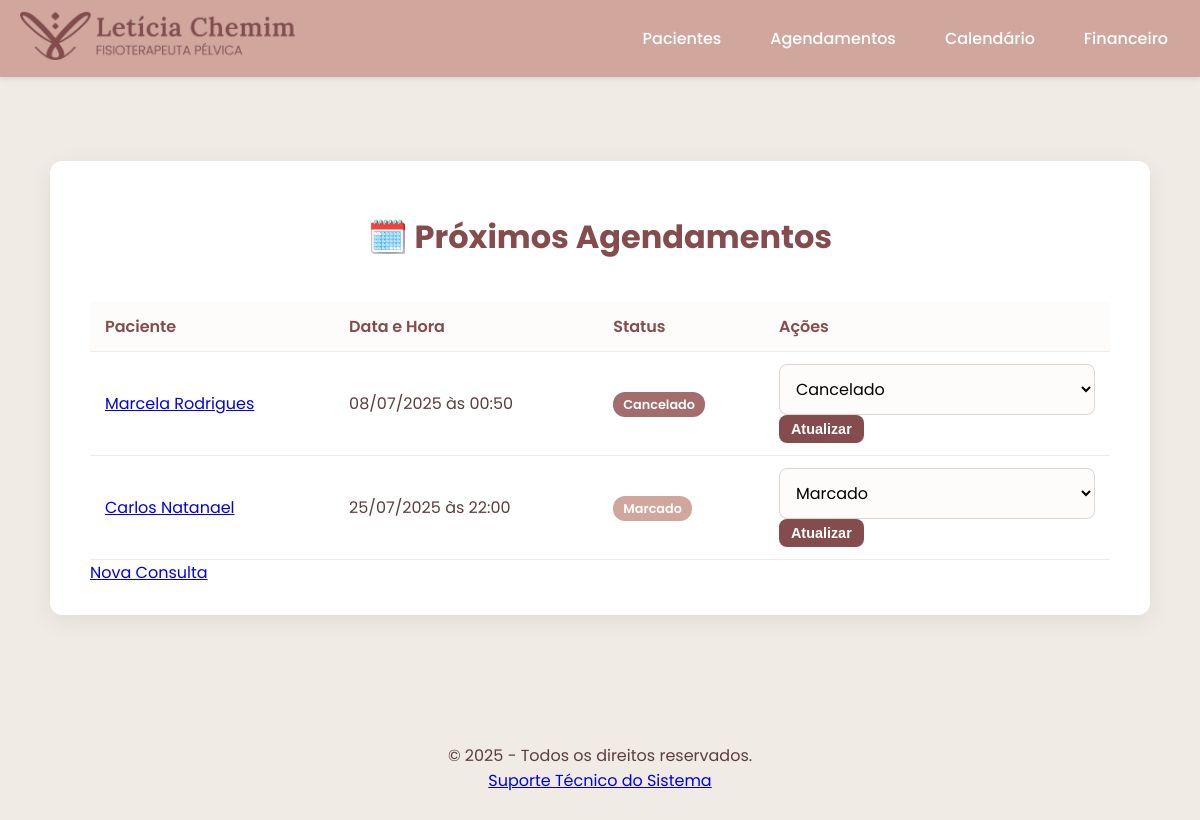
Page /agendamentos on the earlier database version.
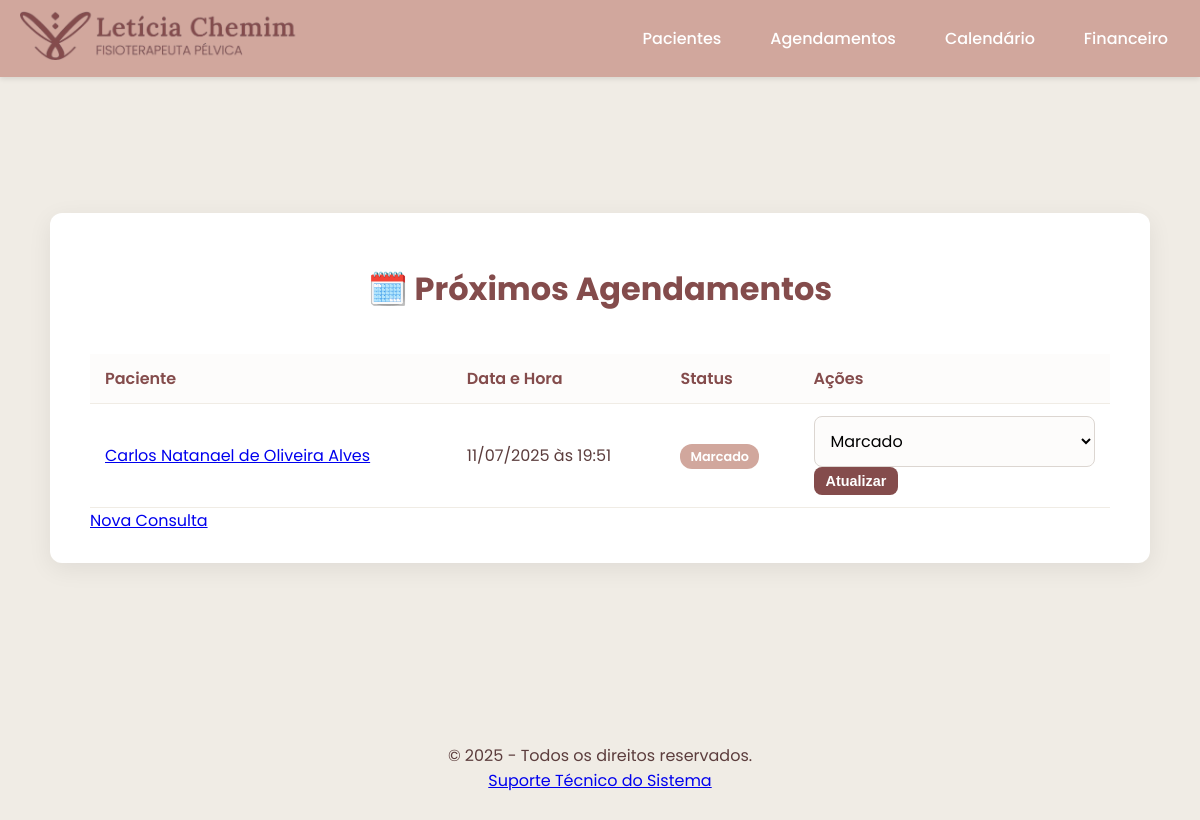
Same page on the later database version.
### tables this page shows
CREATE TABLE agendamentos (
        id INTEGER PRIMARY KEY AUTOINCREMENT,
        paciente_id INTEGER NOT NULL,
        data_hora TEXT NOT NULL,
        status TEXT NOT NULL,
        FOREIGN KEY (paciente_id) REFERENCES pacientes (id) ON DELETE CASCADE
    );

CREATE TABLE pacientes (
        id INTEGER PRIMARY KEY AUTOINCREMENT,
        nome TEXT NOT NULL,
        data_nascimento TEXT NOT NULL,
        email TEXT NOT NULL,
        telefone TEXT NOT NULL,
        endereco TEXT,
        plano_id INTEGER,
        data_cadastro TIMESTAMP DEFAULT CURRENT_TIMESTAMP,
        FOREIGN KEY (plano_id) REFERENCES planos (id)
    );

### app.py (the view)
@app.route('/agendamentos')
def ver_agendamentos():
    db = get_db()
    query = "SELECT a.id, a.data_hora, a.status, p.id as paciente_id, p.nome as paciente_nome FROM agendamentos a JOIN pacientes p ON a.paciente_id = p.id ORDER BY a.data_hora"
    agendamentos = db.execute(query).fetchall()
    agendamentos_formatados = [dict(ag, data_hora_formatada=datetime.fromisoformat(ag['data_hora']).strftime('%d/%m/%Y às %H:%M')) for ag in agendamentos]
    return render_template('agendamentos.html', agendamentos=agendamentos_formatados)

### app.py (called while the page is built)
@app.context_processor
def inject_year():
    return {'current_year': datetime.now().year}

def get_db():
    db = getattr(g, '_database', None)
    if db is None:
        db = g._database = sqlite3.connect(DATABASE)
        db.row_factory = sqlite3.Row
    return db

@app.teardown_appcontext
def close_connection(exception):
    db = getattr(g, '_database', None)
    if db is not None:
        db.close()

### templates/agendamentos.html (shortened to what this page needs)
{% extends "base.html" %}
{% block content %}
<div class="container-large">
    <h1>🗓️ Próximos Agendamentos</h1>
    <div class="table-wrapper">
        <table>
            <thead>
                <tr>
                    <th>Paciente</th>
                    <th>Data e Hora</th>
                    <th>Status</th>
                    <th>Ações</th>
                </tr>
            </thead>
            <tbody>
                {% for agendamento in agendamentos %}
                <tr>
                    <td>
                        <a href="{{ url_for('ver_paciente', id=agendamento['paciente_id']) }}">{{ agendamento['paciente_nome'] }}</a>
                    </td>
                    <td>{{ agendamento['data_hora_formatada'] }}</td>
                    <td>
                        <span class="status-badge status-{{ agendamento['status'] | lower }}">{{ agendamento['status'] }}</span>
                    </td>
                    <td class="actions">
                        <form class="status-form" action="{{ url_for('atualizar_status_agendamento', id=agendamento['id']) }}" method="post">
                            <select name="status">
                                <option value="Marcado" {% if agendamento['status'] == 'Marcado' %}selected{% endif %}>Marcado</option>
                                <option value="Cancelado" {% if agendamento['status'] == 'Cancelado' %}selected{% endif %}>Cancelado</option>
                            </select>
                            <button type="submit" class="btn-action btn-update">Atualizar</button>
                        </form>
                    </td>
                </tr>
                {% else %}
                <tr>
                    <td colspan="4" style="text-align: center;">Nenhum agendamento encontrado.</td>
                </tr>
                {% endfor %}
            </tbody>
        </table>
    </div>
    <div class="actions-footer">
        <a href="{{ url_for('agendar_consulta') }}" class="btn-voltar">Nova Consulta</a>
    </div>
</div>
{% endblock %}

### templates/base.html (shortened to what this page needs)
<!DOCTYPE html>
<html lang="pt-br">
<head>
    <link rel="stylesheet" href="{{ url_for('static', filename='css/style.css') }}">
</head>
<body>
    <nav class="navbar">
        <div class="navbar-container">
            <a href="{{ url_for('home') }}" class="navbar-brand">
                <img src="{{ url_for('static', filename='logo.png') }}" alt="Logo da Clínica" class="logo-img">
            </a>
            <div class="nav-links" id="nav-links">
                <a href="{{ url_for('listar_pacientes') }}" class="nav-link">Pacientes</a>
                <a href="{{ url_for('ver_agendamentos') }}" class="nav-link">Agendamentos</a>
                <a href="{{ url_for('calendario') }}" class="nav-link">Calendário</a>
                <a href="{{ url_for('ganhos') }}" class="nav-link">Financeiro</a>
            </div>
    </nav>
    <main class="main-content">
        {% block content %}{% endblock %}
    </main>
    <footer class="footer">
        <p>
            &copy; {{ current_year }} - Todos os direitos reservados.
            <br>
            <a href="{{ url_for('suporte') }}" class="footer-link">Suporte Técnico do Sistema</a>
        </p>
    </footer>
</body>
</html>

### static/css/style.css (style rules this page uses)
body { font-family: 'Poppins', sans-serif; background-color: #F0ECE5; color: #5c3d3d; margin: 0; padding: 10px; display: flex; flex-direction: column; min-height: 100vh; }
h1, h2, h3 { color: #844C4C; text-align: center; }
p { text-align: center; color: #5c3d3d; line-height: 1.6; }
.container, .container-large { background-color: #ffffff; padding: 30px 40px; border-radius: 12px; box-shadow: 0 6px 25px rgba(0, 0, 0, 0.07); width: 100%; box-sizing: border-box; }
.container-large { max-width: 1100px; }
main.main-content { flex-grow: 1; display: flex; justify-content: center; align-items: center; padding: 120px 10px 80px 10px; box-sizing: border-box; }
.navbar { width: 100%; background-color: #D1A79D; padding: 10px 0; box-shadow: 0 2px 5px rgba(0,0,0,0.1); position: fixed; top: 0; left: 0; z-index: 1000; }
.navbar-container { max-width: 1200px; margin: 0 auto; padding: 0 20px; display: flex; justify-content: space-between; align-items: center; }
.logo-img { height: 50px; width: auto; }
.nav-links { display: flex; gap: 25px; }
.nav-link { color: #ffffff; text-decoration: none; font-weight: 500; padding: 8px 12px; border-radius: 8px; transition: background-color 0.3s; }
button, .btn-action-dash { background-color: #844C4C; border: none; border-radius: 8px; color: white; font-size: 1rem; font-weight: 600; cursor: pointer; padding: 12px 20px; transition: background-color 0.3s, transform 0.2s; }
.btn-action { padding: 6px 12px; font-size: 0.9rem; }
.btn-update { background-color: #844C4C; }
input[type="text"], input[type="email"], input[type="tel"], input[type="date"], input[type="datetime-local"], input[type="number"], select, textarea { width: 100%; padding: 12px; border: 1px solid #dcd6d1; border-radius: 8px; box-sizing: border-box; font-family: 'Poppins', sans-serif; font-size: 1rem; background-color: #fdfcfb; transition: border-color 0.3s, box-shadow 0.3s; }
.table-wrapper { overflow-x: auto; }
table { width: 100%; border-collapse: collapse; margin-top: 20px; }
th, td { padding: 12px 15px; text-align: left; border-bottom: 1px solid #F0ECE5; }
thead th { background-color: #fdfcfb; font-weight: 600; color: #844C4C; }
.status-badge { padding: 4px 10px; border-radius: 12px; font-size: 0.8rem; font-weight: 600; color: white; }
.status-badge.status-marcado { background-color: #D1A79D; }

Differences in the rows shown:
removed agendamentos: paciente_nome "Marcela Rodrigues", data_hora_formatada "08/07/2025 às 00:50", status "Cancelado"
changed agendamentos "Marcado": paciente_nome "Carlos Natanael" → "Carlos Natanael de Oliveira Alves"; data_hora_formatada "25/07/2025 às 22:00" → "11/07/2025 às 19:51"
